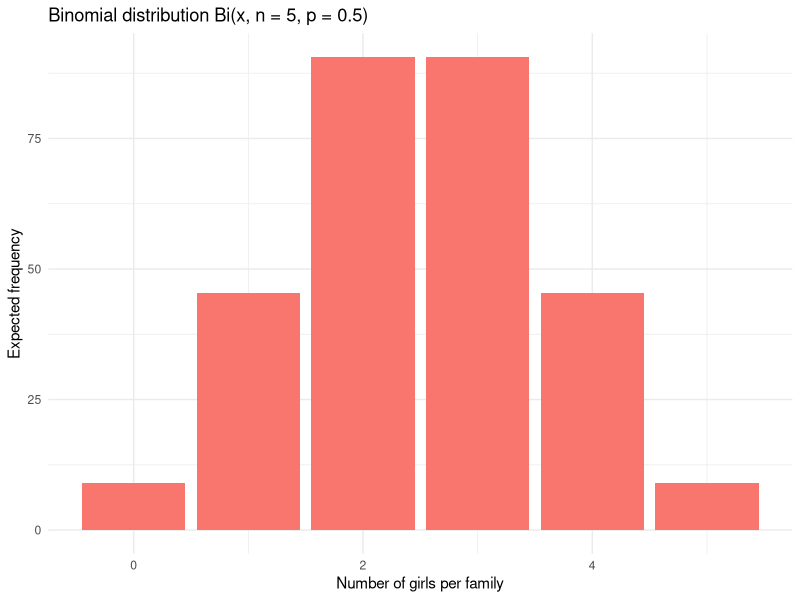

Reproduce this figure in R. (Note: this script raises an error after producing the figure.)

##################################### CHI-SQUARE GOODNESS OF FIT TEST ################
#The chi-square goodness of fit test is used to compare the observed distribution 
#to an expected distribution, in a situation where we have two or 
#more categories/levels in a discrete data. In other words, it compares multiple 
#observed proportions to expected probabilities. 

#####################################################################

#Collecting wild tulips, find 81 are red, 50 are yellow, and 27 are white
#Could ask: Are the colors equally distributed?  1/3 of each color?
#could ask: What we were expecting is below, so is there a significant
#difference between observed color proportions and the expected proportions?
#     red:yellow:white to be 3:2:1, so 1/2 should be red
#     1/3 should be yellow, 1/6 should be white

#NULL hypothesis: there is no significant difference between observed and expected
#ALTERNATIVE hypothesis: there is a significant diff between observed and expected

################# Test : are the colors equally common #UNIFORM DISTRIBUTION 
tulips.distribution <- c(81, 50, 27)
test <- chisq.test(tulips.distribution, p=c(1/3, 1/3, 1/3))
test
test$p.value

# conclusion: p-value is below 0.05.
#the observed proportions are significantly different from the
# expected proportions

# check that the expected values are all ABOVE FIVE
test$expected
test$parameter  #get degrees of freedom

###################Test : are the proportions 3:2:1?    #RANDOM DISTRIBUTION

tulips.observed <- c(81, 50, 27)    #(red, yellow, white)
tulips.expectproportions <- c(3/6, 2/6, 1/6) #red:yellow:white

test <- chisq.test(tulips.observed, p=tulips.expectproportions)
test

#The observed proportions  are NOT significantly different from the expected
#proportions.
test$p.value
# check that the expected values are all ABOVE FIVE
test$expected

##################Test : #BINOMIAL DISTRIBUTION ######################

# https://statsandr.com/blog/one-proportion-and-goodness-of-fit-test-in-r-and-by-hand/#fnref4
# goodness of fit with a particular known distribution

#100 families with 5 children
#Question: Is the number of girls in the families following a binomial distribution?

library(dplyr)

#make a dataframe from scratch:

dat <- data.frame(
  "Girls" = c(0:5), 
  "Observed.Frequency" = c(8, 60, 65, 85, 64, 8)
)

#mutate data frame new column of relative frequency of the observations
dat <- dat %>% 
  mutate(observed_relative_freq = Observed.Frequency/sum(dat$Observed.Frequency))

dat

# Add expected frequencies based on binomial distribution;
# assume a probability of 0.5 for one baby being a girl
# dbinom(quantilesVector, size=numberOfTrials, prob=probability.success.each.trial)

dbinom(0:5, 5, 0.5)


dat <- dat %>% 
  mutate(expected_relative_freq = dbinom(0:5, 5, 0.5))


dat <- dat %>% 
  mutate(Expected.Frequency = expected_relative_freq*sum(dat$Observed.Frequency))

dat

library(ggplot2)

plot1 <- ggplot(dat, aes(x = Girls, y = Expected.Frequency)) +
  geom_bar(stat = "identity", fill = "#F8766D") +
  xlab("Number of girls per family") +
  ylab("Expected frequency") +
  labs(title = "Binomial distribution Bi(x, n = 5, p = 0.5)") +
  theme_minimal()

plot1


test <- chisq.test(dat$Observed.Frequency, p=dat$expected_relative_freq)

test$expected

test$residuals

####################### EXAMPLE: Normal Distribution from Daniel & Cross Text pp. 604ff

# assess short-term clinical, economic, humanistic outcomes of pharmaceutical care services
# for patients with diabetes in community pharmacies.

# DATA SET:   47 subjects with subject counts by cholesterol range
# QUESTION:   Does the data provide sufficient evidence to indicate that the cholesterol levels sample 
#             DID NOT come from a normally distributed population with alpha = 0.05?
# ASSUMPIONS: Simple random sample has been supplied
# H0 (NULL):  In the population from which the sample was drawn, cholesterol levels are normally
#             distributed
# HA (ALT):   The sample is NOT normally distributed

dat <- data.frame(
  "lower" = c(100, 125, 150, 175, 200, 225, 250, 275),
  "upper" = c(124.9, 149.9, 174.9, 199.9, 224.9, 249.9, 274.9, 299.9),
  "Observed.Frequency" = c(1, 3, 8, 18, 6, 4, 4, 3)
)

z.scores = (dat$lower - 198.65)/41.31

pnorm(1.85, mean=0, sd=1) - pnorm(1.24, mean=0, sd=1)

pnorm(0.03, mean=0, sd=1) - pnorm(-0.57, mean=0, sd=1)






snorm(z.scores, 198.65, 41.31)

pnorm(200, 198.65, 41.31, lower.tail = TRUE)



1-pnorm(250, 198.65, 41.31, lower.tail = TRUE)
pnorm(124.9, 198.65, 41.31, lower.tail = TRUE)
pnorm(300, 198.65, 41.31, lower.tail=FALSE)

